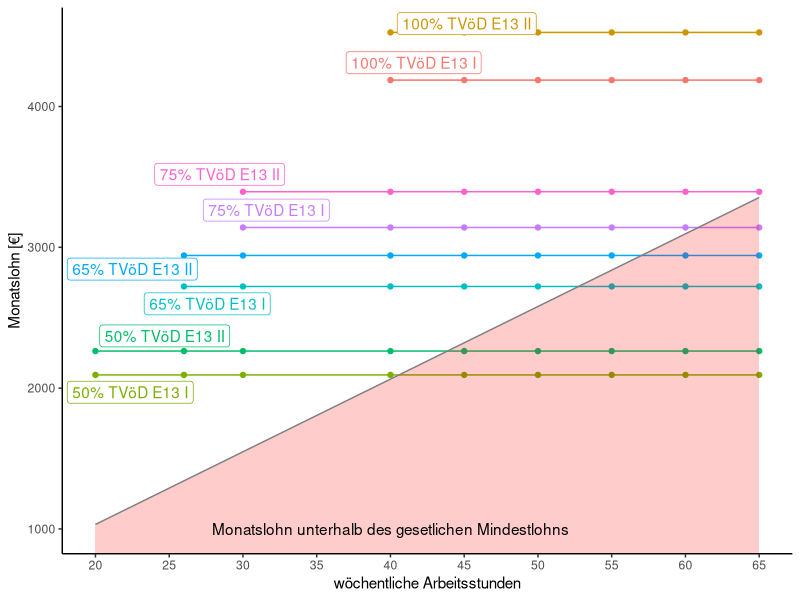
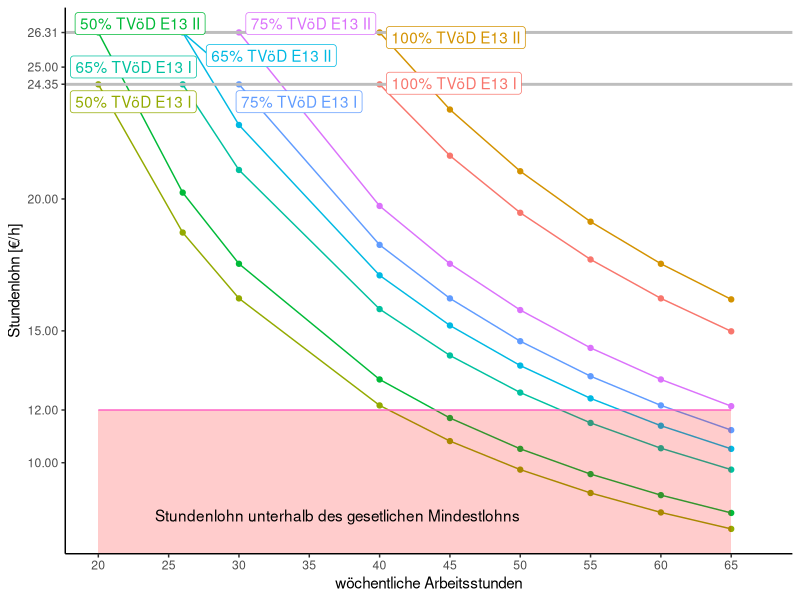

These figures' R source, in order:
# clear workspace
rm(list = ls())

library(ggplot2)
library(dplyr)
library(ggrepel)

E13_1 <- 4187.45
E13_2 <- 4526.02

working_hours <- c(0.5*40, 0.65*40, 0.75*40, 1*40, 45, 50, 55, 60, 65)
E13_1_50 <- c(0.5*E13_1, 0.5*E13_1, 0.5*E13_1, 0.5*E13_1, 0.5*E13_1, 0.5*E13_1, 0.5*E13_1, 0.5*E13_1, 0.5*E13_1)
E13_1_65 <- c(0.65*E13_1, 0.65*E13_1, 0.65*E13_1, 0.65*E13_1, 0.65*E13_1, 0.65*E13_1, 0.65*E13_1, 0.65*E13_1, 0.65*E13_1)
E13_1_75 <- c(0.75*E13_1, 0.75*E13_1, 0.75*E13_1, 0.75*E13_1, 0.75*E13_1, 0.75*E13_1, 0.75*E13_1, 0.75*E13_1, 0.75*E13_1)
E13_1_100 <- c(E13_1, E13_1, E13_1, E13_1, E13_1, E13_1, E13_1, E13_1, E13_1)

E13_2_50 <- c(0.5*E13_2, 0.5*E13_2, 0.5*E13_2, 0.5*E13_2, 0.5*E13_2, 0.5*E13_2, 0.5*E13_2, 0.5*E13_2, 0.5*E13_2)
E13_2_65 <- c(0.65*E13_2, 0.65*E13_2, 0.65*E13_2, 0.65*E13_2, 0.65*E13_2, 0.65*E13_2, 0.65*E13_2, 0.65*E13_2, 0.65*E13_2)
E13_2_75 <- c(0.75*E13_2, 0.75*E13_2, 0.75*E13_2, 0.75*E13_2, 0.75*E13_2, 0.75*E13_2, 0.75*E13_2, 0.75*E13_2, 0.75*E13_2)
E13_2_100 <- c(E13_2, E13_2, E13_2, E13_2, E13_2, E13_2, E13_2, E13_2, E13_2)


E13_1_50_df <- data.frame(col1=c("50% TVöD E13 I", "50% TVöD E13 I", "50% TVöD E13 I", "50% TVöD E13 I", "50% TVöD E13 I", "50% TVöD E13 I", "50% TVöD E13 I", "50% TVöD E13 I", "50% TVöD E13 I"), col2=working_hours, col3=E13_1_50)
E13_1_50_df$label <- NA
E13_1_50_df$label[which(E13_1_50_df$col2 == min(E13_1_50_df$col2))] <- E13_1_50_df$col1[which(E13_1_50_df$col2 == min(E13_1_50_df$col2))]
E13_1_65_df <- data.frame(col1=c("65% TVöD E13 I", "65% TVöD E13 I", "65% TVöD E13 I", "65% TVöD E13 I", "65% TVöD E13 I", "65% TVöD E13 I", "65% TVöD E13 I", "65% TVöD E13 I", "65% TVöD E13 I"), col2=working_hours, col3=E13_1_65) %>% subset(!(col2 < 0.65*40))
E13_1_65_df$label <- NA
E13_1_65_df$label[which(E13_1_65_df$col2 == min(E13_1_65_df$col2))] <- E13_1_65_df$col1[which(E13_1_65_df$col2 == min(E13_1_65_df$col2))]
E13_1_75_df <- data.frame(col1=c("75% TVöD E13 I", "75% TVöD E13 I", "75% TVöD E13 I", "75% TVöD E13 I", "75% TVöD E13 I", "75% TVöD E13 I", "75% TVöD E13 I", "75% TVöD E13 I", "75% TVöD E13 I"), col2=working_hours, col3=E13_1_75) %>% subset(!(col2 < 0.75*40))
E13_1_75_df$label <- NA
E13_1_75_df$label[which(E13_1_75_df$col2 == min(E13_1_75_df$col2))] <- E13_1_75_df$col1[which(E13_1_75_df$col2 == min(E13_1_75_df$col2))]
E13_1_100_df <- data.frame(col1=c("100% TVöD E13 I", "100% TVöD E13 I", "100% TVöD E13 I", "100% TVöD E13 I", "100% TVöD E13 I", "100% TVöD E13 I", "100% TVöD E13 I", "100% TVöD E13 I", "100% TVöD E13 I"), col2=working_hours, col3=E13_1_100) %>% subset(!(col2 < 1*40))
E13_1_100_df$label <- NA
E13_1_100_df$label[which(E13_1_100_df$col2 == min(E13_1_100_df$col2))] <- E13_1_100_df$col1[which(E13_1_100_df$col2 == min(E13_1_100_df$col2))]

E13_2_50_df <- data.frame(col1=c("50% TVöD E13 II", "50% TVöD E13 II", "50% TVöD E13 II", "50% TVöD E13 II", "50% TVöD E13 II", "50% TVöD E13 II", "50% TVöD E13 II", "50% TVöD E13 II", "50% TVöD E13 II"), col2=working_hours, col3=E13_2_50)
E13_2_50_df$label <- NA
E13_2_50_df$label[which(E13_2_50_df$col2 == min(E13_2_50_df$col2))] <- E13_2_50_df$col1[which(E13_2_50_df$col2 == min(E13_2_50_df$col2))]
E13_2_65_df <- data.frame(col1=c("65% TVöD E13 II", "65% TVöD E13 II", "65% TVöD E13 II", "65% TVöD E13 II", "65% TVöD E13 II", "65% TVöD E13 II", "65% TVöD E13 II", "65% TVöD E13 II", "65% TVöD E13 II"), col2=working_hours, col3=E13_2_65) %>% subset(!(col2 < 0.65*40))
E13_2_65_df$label <- NA
E13_2_65_df$label[which(E13_2_65_df$col2 == min(E13_2_65_df$col2))] <- E13_2_65_df$col1[which(E13_2_65_df$col2 == min(E13_2_65_df$col2))]
E13_2_75_df <- data.frame(col1=c("75% TVöD E13 II", "75% TVöD E13 II", "75% TVöD E13 II", "75% TVöD E13 II", "75% TVöD E13 II", "75% TVöD E13 II", "75% TVöD E13 II", "75% TVöD E13 II", "75% TVöD E13 II"), col2=working_hours, col3=E13_2_75) %>% subset(!(col2 < 0.75*40))
E13_2_75_df$label <- NA
E13_2_75_df$label[which(E13_2_75_df$col2 == min(E13_2_75_df$col2))] <- E13_2_75_df$col1[which(E13_2_75_df$col2 == min(E13_2_75_df$col2))]
E13_2_100_df <- data.frame(col1=c("100% TVöD E13 II", "100% TVöD E13 II", "100% TVöD E13 II", "100% TVöD E13 II", "100% TVöD E13 II", "100% TVöD E13 II", "100% TVöD E13 II", "100% TVöD E13 II", "100% TVöD E13 II"), col2=working_hours, col3=E13_2_100) %>% subset(!(col2 < 1*40))
E13_2_100_df$label <- NA
E13_2_100_df$label[which(E13_2_100_df$col2 == min(E13_2_100_df$col2))] <- E13_2_100_df$col1[which(E13_2_100_df$col2 == min(E13_2_100_df$col2))]


x <- 20:65
y <- 12*4.3*x
Mindestlohn_df <- data.frame(x,y)
Mindestlohn_df$contract <- NA
names(Mindestlohn_df) <- c("hours", "salary", "contract")

comb_df <- rbind(E13_1_50_df, E13_1_65_df, E13_1_75_df, E13_1_100_df, E13_2_50_df, E13_2_65_df, E13_2_75_df, E13_2_100_df)
colnames(comb_df) <- c("contract", "hours", "salary", "label")

ggplot(data=comb_df, aes(x=hours, y=salary, group=contract, color=contract)) +
  geom_line(data = comb_df)+
  geom_point(data = comb_df)+
  geom_label_repel(aes(label = label),
                   nudge_x = 0,
                   na.rm = TRUE) +
  geom_ribbon(data=Mindestlohn_df, ymin=-Inf, aes(ymax=salary), fill="red", alpha=0.2)+
  scale_x_continuous(breaks = c(20, 25, 30, 35, 40, 45, 50, 55, 60, 65))+
  labs(x="wöchentliche Arbeitsstunden", y="Monatslohn [€]")+
  annotate(geom="text", x=40, y=1000, label="Monatslohn unterhalb des gesetlichen Mindestlohns", color="black")+
  theme_classic()+
  theme(legend.position = "none")


comb_hourly_df <- comb_df
comb_hourly_df$salary <- comb_df$salary/(comb_df$hours*4.3)
colnames(comb_hourly_df) <- c("contract", "hours", "salary/hour", "label")

z <- rep(12, length(x))
a <- rep("Mindestlohn", length(x))
x_Z_df <- data.frame(x, z, a)
colnames(x_Z_df) <- c("hours", "salary/hour", "contract")

ggplot(data=comb_hourly_df, aes(x=hours, y=`salary/hour`, group=contract, color=contract)) +  
  geom_line() +
  geom_point()+
  geom_hline(yintercept = max(subset(comb_hourly_df, contract == "50% TVöD E13 I", select = `salary/hour`)), color="grey", size = 1)+
  geom_hline(yintercept = max(subset(comb_hourly_df, contract == "50% TVöD E13 II", select = `salary/hour`)), color="grey", size = 1)+
  geom_label_repel(aes(label = label),
                   nudge_x = 2,
                   nudge_y = 0,
                   na.rm = TRUE) +
  geom_ribbon(data = x_Z_df, ymin=-Inf, aes(ymax=12), fill='red', alpha=0.2) +
  scale_x_continuous(breaks = c(20, 25, 30, 35, 40, 45, 50, 55, 60, 65))+
  scale_y_continuous(breaks = c(seq(0, by = 5, len = 6), 12, round(max(subset(comb_hourly_df, contract == "50% TVöD E13 I", select = `salary/hour`)), digits = 2), round(max(subset(comb_hourly_df, contract == "50% TVöD E13 II", select = `salary/hour`)), digits = 2)))+
  labs(x="wöchentliche Arbeitsstunden", y="Stundenlohn [€/h]")+
  annotate(geom="text", x=37, y=8, label="Stundenlohn unterhalb des gesetlichen Mindestlohns", color="black")+
  theme_classic()+
  theme(legend.position = "none")
